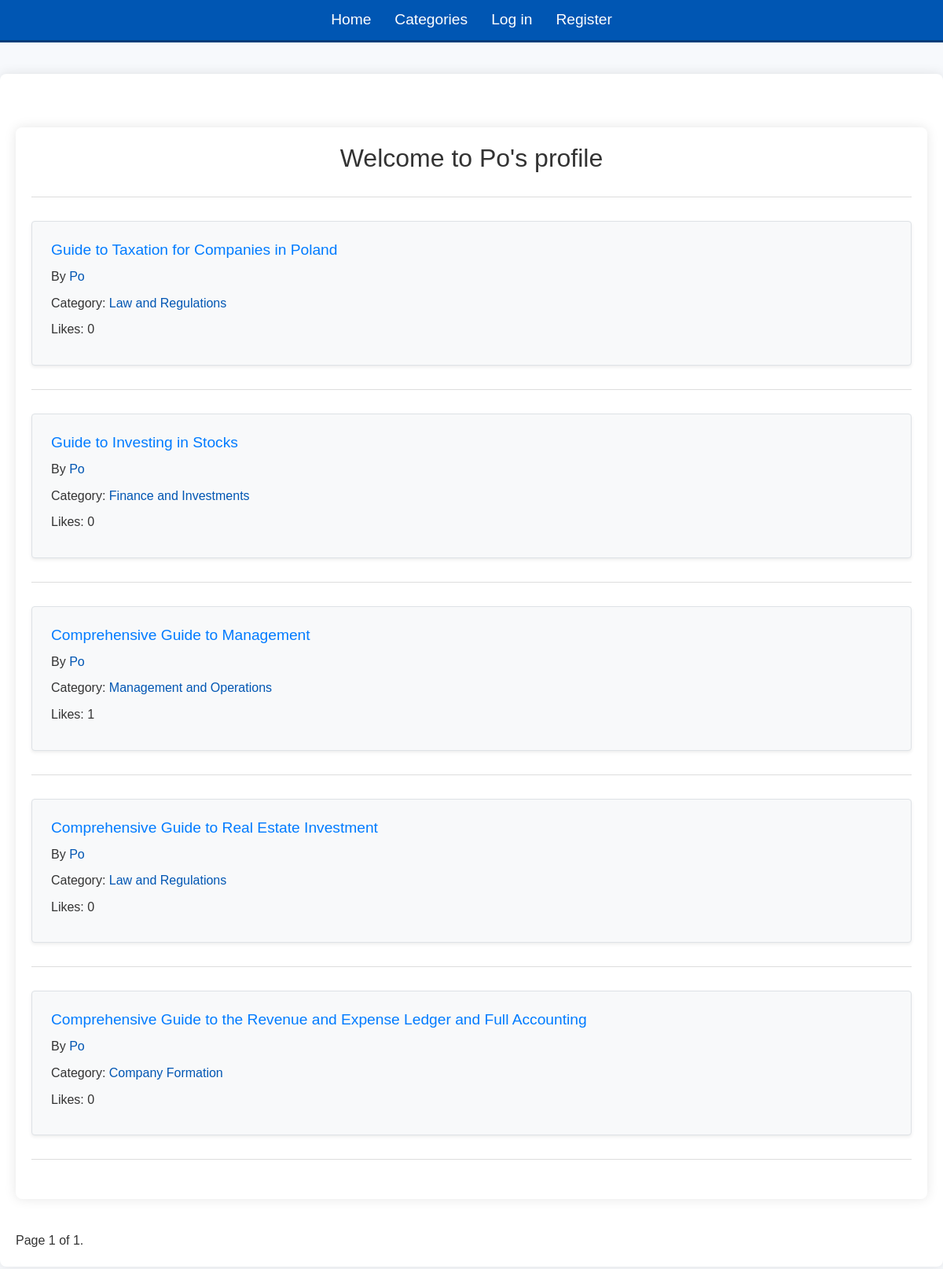
/profile/Po, run on the app's committed database.
### finance/models.py (models this page shows, shortened)
class Post(models.Model):
    id = models.AutoField(primary_key=True)
    user = models.ForeignKey(User, on_delete=models.CASCADE, related_name="POST")
    temat = models.CharField(max_length=500)
    post = models.CharField(max_length=10000)
    timestamp = models.DateTimeField(default=timezone.now)
    CATEGORY_CHOICES = [
        ('zakladanie_firmy', 'Company Formation'),
        ('finance_inwestycje', 'Finance and Investments'),
        ('marketing_sprzedaz', 'Marketing and Sales'),
        ('zarządzanie_operacje', 'Management and Operations'),
        ('prawo_regulacje', 'Law and Regulations'),
        ('rozwoj_osobisty', 'Personal Development and Networking'),
        ('inne', 'Others')
    ]
    category = models.CharField(max_length=50, choices=CATEGORY_CHOICES, default='inne')
    like_count = models.IntegerField(default=0)

class User(AbstractUser):
    id = models.AutoField(primary_key=True)
    username = models.CharField(max_length=100, unique=True)
    email = models.EmailField(max_length=254)
    password = models.CharField(max_length=128)
    if_professional = models.BooleanField(default=False)

### finance/views.py (the view)
# urls.py: path("profile/<str:user_username>", views.profile, name="profile"),
def profile(request, user_username):
    username = user_username
    try:
        profile_user = User.objects.get(username=username)
        user_exist = True
    except User.DoesNotExist:
        profile_user = None
    if profile_user:
        posts = Post.objects.filter(user=profile_user)
    else:
        posts = []
    user_exist = False
    users = User.objects.all()
    for user in users:
        if username == user.username:
            user_exist = True
    paginator = Paginator(posts, 10)
    page = request.GET.get('page')
    try:
        posts = paginator.page(page)
    except PageNotAnInteger:
        posts = paginator.page(1)
    return render(request, "finance/profile.html",{
        "username": username,
        "user_exist": user_exist,
        "profile_user": profile_user,
        "posts": posts
    })

### finance/templates/finance/profile.html (shortened to what this page needs)
{% extends "finance/layout.html" %}
{% block body %}
<div class="container mt-5">
    {% if user_exist == True %}
        <h2 class="text-center mb-4">Welcome to {{ username }}'s profile</h2>
    {% else %}
        <h2 class="text-center">This user does not exist yet</h2>
    {% endif %}
    <hr>
    <div class="posts-list">
        {% if posts %}
            {% for post in posts %}
                <div class="post p-4 mb-4 border rounded shadow-sm bg-light">
                    <h2><a href="{% url 'post_page' post.id %}" class="post-title">{{ post.temat }}</a></h2>
                    <p>By <a href="{% url 'profile' post.user.username %}" class="post-author">{{ post.user.username }}</a></p>
                    <p>Category: <span class="post-category"><a href="{% url 'category' post_category=post.category %}">{{ post.get_category_display }}</a></span></p>
                    <p>Likes: <span class="post-likes">{{ post.like_count }}</span></p>
                </div>
                <hr>
            {% endfor %}
        {% else %}
            <p class="text-center">This user has not published any posts</p>
        {% endif %}
    </div>
</div>
<div class="pagination">
    <span class="step-links">
        <span class="current">
            Page {{ posts.number }} of {{ posts.paginator.num_pages }}.
        </span>
    </span>
</div>
{% endblock %}

### finance/static/finance/styles.css (style rules this page uses)
body { font-family: 'Arial', sans-serif; background-color: #f7f9fc; color: #333; line-height: 1.6; margin: 0; padding: 0; }
.container { max-width: 1200px; margin: 40px auto; padding: 20px; background-color: #fff; border-radius: 8px; box-shadow: 0 0 15px rgba(0, 0, 0, 0.1); }
.posts-list { margin-top: 30px; }
.post { margin-bottom: 30px; padding: 20px; border: 1px solid #e0e0e0; border-radius: 5px; background-color: #fafafa; transition: background-color 0.3s ease; }
.post h2 { font-size: 1.1em; margin-bottom: 10px; }
.post p { margin: 8px 0; }
.post p a { color: #0056b3; text-decoration: none; }
hr { border: none; border-top: 1px solid #ddd; margin: 30px 0; }
.post h2 { font-size: 1.2em; margin-bottom: 10px; }
.post-title { font-size: 1,5em; margin-bottom: 20px; text-align: center; }

### data on the page
Post: temat "Guide to Taxation for Companies in Poland", user.username "Po", category "Law and Regulations", like_count "0"
Post: temat "Guide to Investing in Stocks", user.username "Po", category "Finance and Investments", like_count "0"
Post: temat "Comprehensive Guide to Management", user.username "Po", category "Management and Operations", like_count "1"
Post: temat "Comprehensive Guide to Real Estate Investment", user.username "Po", category "Law and Regulations", like_count "0"
Post: temat "Comprehensive Guide to the Revenue and Expense Ledger and Full Accounting", user.username "Po", category "Company Formation", like_count "0"

### other printed values
{{ username }} "Po"
{{ posts.number }} "1"
{{ posts.paginator.num_pages }} "1"
